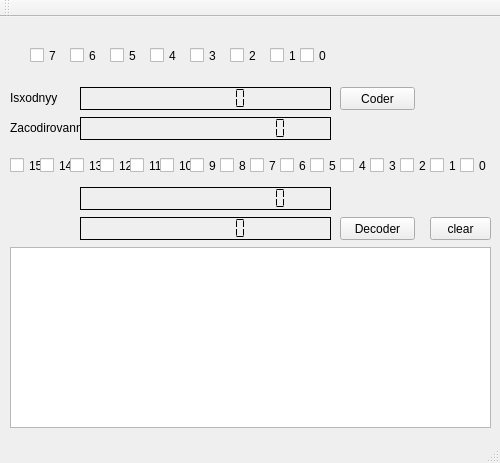
<?xml version="1.0" encoding="UTF-8"?>
<ui version="4.0">
 <class>MainWindow</class>
 <widget class="QMainWindow" name="MainWindow">
  <property name="geometry">
   <rect>
    <x>0</x>
    <y>0</y>
    <width>500</width>
    <height>463</height>
   </rect>
  </property>
  <property name="windowTitle">
   <string>MainWindow</string>
  </property>
  <widget class="QWidget" name="centralWidget">
   <widget class="QPushButton" name="pushButton_coder">
    <property name="geometry">
     <rect>
      <x>340</x>
      <y>70</y>
      <width>75</width>
      <height>23</height>
     </rect>
    </property>
    <property name="text">
     <string>Coder</string>
    </property>
   </widget>
   <widget class="QCheckBox" name="checkBox_CorerB_0">
    <property name="geometry">
     <rect>
      <x>300</x>
      <y>30</y>
      <width>31</width>
      <height>17</height>
     </rect>
    </property>
    <property name="text">
     <string>0</string>
    </property>
   </widget>
   <widget class="QCheckBox" name="checkBox_CorerB_1">
    <property name="geometry">
     <rect>
      <x>270</x>
      <y>30</y>
      <width>31</width>
      <height>17</height>
     </rect>
    </property>
    <property name="text">
     <string>1</string>
    </property>
   </widget>
   <widget class="QCheckBox" name="checkBox_CorerB_2">
    <property name="geometry">
     <rect>
      <x>230</x>
      <y>30</y>
      <width>31</width>
      <height>17</height>
     </rect>
    </property>
    <property name="text">
     <string>2</string>
    </property>
   </widget>
   <widget class="QCheckBox" name="checkBox_CorerB_3">
    <property name="geometry">
     <rect>
      <x>190</x>
      <y>30</y>
      <width>31</width>
      <height>17</height>
     </rect>
    </property>
    <property name="text">
     <string>3</string>
    </property>
   </widget>
   <widget class="QCheckBox" name="checkBox_CorerB_4">
    <property name="geometry">
     <rect>
      <x>150</x>
      <y>30</y>
      <width>31</width>
      <height>17</height>
     </rect>
    </property>
    <property name="text">
     <string>4</string>
    </property>
   </widget>
   <widget class="QCheckBox" name="checkBox_CorerB_5">
    <property name="geometry">
     <rect>
      <x>110</x>
      <y>30</y>
      <width>31</width>
      <height>17</height>
     </rect>
    </property>
    <property name="text">
     <string>5</string>
    </property>
   </widget>
   <widget class="QCheckBox" name="checkBox_CorerB_6">
    <property name="geometry">
     <rect>
      <x>70</x>
      <y>30</y>
      <width>31</width>
      <height>17</height>
     </rect>
    </property>
    <property name="text">
     <string>6</string>
    </property>
   </widget>
   <widget class="QCheckBox" name="checkBox_CorerB_7">
    <property name="geometry">
     <rect>
      <x>30</x>
      <y>30</y>
      <width>31</width>
      <height>17</height>
     </rect>
    </property>
    <property name="text">
     <string>7</string>
    </property>
   </widget>
   <widget class="QLCDNumber" name="lcdNumber_code">
    <property name="geometry">
     <rect>
      <x>80</x>
      <y>70</y>
      <width>251</width>
      <height>23</height>
     </rect>
    </property>
    <property name="frameShape">
     <enum>QFrame::Panel</enum>
    </property>
    <property name="frameShadow">
     <enum>QFrame::Plain</enum>
    </property>
    <property name="lineWidth">
     <number>1</number>
    </property>
    <property name="midLineWidth">
     <number>0</number>
    </property>
    <property name="smallDecimalPoint">
     <bool>false</bool>
    </property>
    <property name="digitCount">
     <number>8</number>
    </property>
    <property name="mode">
     <enum>QLCDNumber::Bin</enum>
    </property>
    <property name="segmentStyle">
     <enum>QLCDNumber::Flat</enum>
    </property>
    <property name="intValue" stdset="0">
     <number>0</number>
    </property>
   </widget>
   <widget class="QCheckBox" name="checkBox_DataB_0">
    <property name="geometry">
     <rect>
      <x>460</x>
      <y>140</y>
      <width>31</width>
      <height>17</height>
     </rect>
    </property>
    <property name="text">
     <string>0</string>
    </property>
   </widget>
   <widget class="QLabel" name="label">
    <property name="geometry">
     <rect>
      <x>10</x>
      <y>70</y>
      <width>61</width>
      <height>21</height>
     </rect>
    </property>
    <property name="text">
     <string>Isxodnyy</string>
    </property>
   </widget>
   <widget class="QLCDNumber" name="lcdNumber_zaCode">
    <property name="geometry">
     <rect>
      <x>80</x>
      <y>100</y>
      <width>251</width>
      <height>23</height>
     </rect>
    </property>
    <property name="frameShape">
     <enum>QFrame::Panel</enum>
    </property>
    <property name="frameShadow">
     <enum>QFrame::Plain</enum>
    </property>
    <property name="digitCount">
     <number>16</number>
    </property>
    <property name="mode">
     <enum>QLCDNumber::Bin</enum>
    </property>
    <property name="segmentStyle">
     <enum>QLCDNumber::Flat</enum>
    </property>
    <property name="intValue" stdset="0">
     <number>0</number>
    </property>
   </widget>
   <widget class="QLabel" name="label_2">
    <property name="geometry">
     <rect>
      <x>10</x>
      <y>100</y>
      <width>71</width>
      <height>21</height>
     </rect>
    </property>
    <property name="text">
     <string>Zacodirovanni</string>
    </property>
   </widget>
   <widget class="QCheckBox" name="checkBox_DataB_1">
    <property name="geometry">
     <rect>
      <x>430</x>
      <y>140</y>
      <width>31</width>
      <height>17</height>
     </rect>
    </property>
    <property name="text">
     <string>1</string>
    </property>
   </widget>
   <widget class="QCheckBox" name="checkBox_DataB_2">
    <property name="geometry">
     <rect>
      <x>400</x>
      <y>140</y>
      <width>31</width>
      <height>17</height>
     </rect>
    </property>
    <property name="text">
     <string>2</string>
    </property>
   </widget>
   <widget class="QCheckBox" name="checkBox_DataB_3">
    <property name="geometry">
     <rect>
      <x>370</x>
      <y>140</y>
      <width>31</width>
      <height>17</height>
     </rect>
    </property>
    <property name="text">
     <string>3</string>
    </property>
   </widget>
   <widget class="QCheckBox" name="checkBox_DataB_4">
    <property name="geometry">
     <rect>
      <x>340</x>
      <y>140</y>
      <width>31</width>
      <height>17</height>
     </rect>
    </property>
    <property name="text">
     <string>4</string>
    </property>
   </widget>
   <widget class="QCheckBox" name="checkBox_DataB_5">
    <property name="geometry">
     <rect>
      <x>310</x>
      <y>140</y>
      <width>31</width>
      <height>17</height>
     </rect>
    </property>
    <property name="text">
     <string>5</string>
    </property>
   </widget>
   <widget class="QCheckBox" name="checkBox_DataB_6">
    <property name="geometry">
     <rect>
      <x>280</x>
      <y>140</y>
      <width>31</width>
      <height>17</height>
     </rect>
    </property>
    <property name="text">
     <string>6</string>
    </property>
   </widget>
   <widget class="QCheckBox" name="checkBox_DataB_7">
    <property name="geometry">
     <rect>
      <x>250</x>
      <y>140</y>
      <width>31</width>
      <height>17</height>
     </rect>
    </property>
    <property name="text">
     <string>7</string>
    </property>
   </widget>
   <widget class="QCheckBox" name="checkBox_DataB_8">
    <property name="geometry">
     <rect>
      <x>220</x>
      <y>140</y>
      <width>31</width>
      <height>17</height>
     </rect>
    </property>
    <property name="text">
     <string>8</string>
    </property>
   </widget>
   <widget class="QCheckBox" name="checkBox_DataB_9">
    <property name="geometry">
     <rect>
      <x>190</x>
      <y>140</y>
      <width>31</width>
      <height>17</height>
     </rect>
    </property>
    <property name="text">
     <string>9</string>
    </property>
   </widget>
   <widget class="QCheckBox" name="checkBox_DataB_10">
    <property name="geometry">
     <rect>
      <x>160</x>
      <y>140</y>
      <width>31</width>
      <height>17</height>
     </rect>
    </property>
    <property name="text">
     <string>10</string>
    </property>
   </widget>
   <widget class="QCheckBox" name="checkBox_DataB_11">
    <property name="geometry">
     <rect>
      <x>130</x>
      <y>140</y>
      <width>31</width>
      <height>17</height>
     </rect>
    </property>
    <property name="text">
     <string>11</string>
    </property>
   </widget>
   <widget class="QCheckBox" name="checkBox_DataB_12">
    <property name="geometry">
     <rect>
      <x>100</x>
      <y>140</y>
      <width>31</width>
      <height>17</height>
     </rect>
    </property>
    <property name="text">
     <string>12</string>
    </property>
   </widget>
   <widget class="QCheckBox" name="checkBox_DataB_13">
    <property name="geometry">
     <rect>
      <x>70</x>
      <y>140</y>
      <width>31</width>
      <height>17</height>
     </rect>
    </property>
    <property name="text">
     <string>13</string>
    </property>
   </widget>
   <widget class="QCheckBox" name="checkBox_DataB_14">
    <property name="geometry">
     <rect>
      <x>40</x>
      <y>140</y>
      <width>31</width>
      <height>17</height>
     </rect>
    </property>
    <property name="text">
     <string>14</string>
    </property>
   </widget>
   <widget class="QCheckBox" name="checkBox_DataB_15">
    <property name="geometry">
     <rect>
      <x>10</x>
      <y>140</y>
      <width>31</width>
      <height>17</height>
     </rect>
    </property>
    <property name="text">
     <string>15</string>
    </property>
   </widget>
   <widget class="QPushButton" name="pushButton_decoder">
    <property name="geometry">
     <rect>
      <x>340</x>
      <y>200</y>
      <width>75</width>
      <height>23</height>
     </rect>
    </property>
    <property name="text">
     <string>Decoder</string>
    </property>
   </widget>
   <widget class="QLCDNumber" name="lcdNumber_data">
    <property name="geometry">
     <rect>
      <x>80</x>
      <y>170</y>
      <width>251</width>
      <height>23</height>
     </rect>
    </property>
    <property name="frameShape">
     <enum>QFrame::Panel</enum>
    </property>
    <property name="frameShadow">
     <enum>QFrame::Plain</enum>
    </property>
    <property name="digitCount">
     <number>16</number>
    </property>
    <property name="mode">
     <enum>QLCDNumber::Bin</enum>
    </property>
    <property name="segmentStyle">
     <enum>QLCDNumber::Flat</enum>
    </property>
    <property name="intValue" stdset="0">
     <number>0</number>
    </property>
   </widget>
   <widget class="QLCDNumber" name="lcdNumber_decode">
    <property name="geometry">
     <rect>
      <x>80</x>
      <y>200</y>
      <width>251</width>
      <height>23</height>
     </rect>
    </property>
    <property name="frameShape">
     <enum>QFrame::Panel</enum>
    </property>
    <property name="frameShadow">
     <enum>QFrame::Plain</enum>
    </property>
    <property name="lineWidth">
     <number>1</number>
    </property>
    <property name="midLineWidth">
     <number>0</number>
    </property>
    <property name="smallDecimalPoint">
     <bool>false</bool>
    </property>
    <property name="digitCount">
     <number>8</number>
    </property>
    <property name="mode">
     <enum>QLCDNumber::Bin</enum>
    </property>
    <property name="segmentStyle">
     <enum>QLCDNumber::Flat</enum>
    </property>
    <property name="intValue" stdset="0">
     <number>0</number>
    </property>
   </widget>
   <widget class="QTextBrowser" name="textBrowser_error">
    <property name="geometry">
     <rect>
      <x>10</x>
      <y>230</y>
      <width>481</width>
      <height>181</height>
     </rect>
    </property>
   </widget>
   <widget class="QPushButton" name="pushButton">
    <property name="geometry">
     <rect>
      <x>430</x>
      <y>200</y>
      <width>61</width>
      <height>23</height>
     </rect>
    </property>
    <property name="text">
     <string>clear</string>
    </property>
   </widget>
  </widget>
  <widget class="QMenuBar" name="menuBar">
   <property name="geometry">
    <rect>
     <x>0</x>
     <y>0</y>
     <width>500</width>
     <height>20</height>
    </rect>
   </property>
  </widget>
  <widget class="QToolBar" name="mainToolBar">
   <attribute name="toolBarArea">
    <enum>TopToolBarArea</enum>
   </attribute>
   <attribute name="toolBarBreak">
    <bool>false</bool>
   </attribute>
  </widget>
  <widget class="QStatusBar" name="statusBar"/>
 </widget>
 <layoutdefault spacing="6" margin="11"/>
 <resources/>
 <connections/>
</ui>
